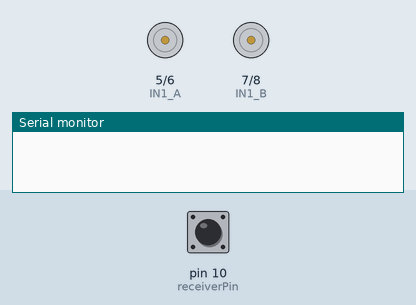
A sketch run on a simulated Arduino Uno, built with avr-gcc and run on an emulated ATmega328P. On the bench: motor-driver pin pairs drawn as motors (green arrow = first pin HIGH = forward, orange = second pin HIGH = backward, longer = more drive, scaled by the enable pin), the last lines printed to the serial monitor. The inputs (shaded band) are chosen by the test bench; at power-on: pin 10 (receiverPin) LOW.

Above: at 0.1 s.
At 1.2 s:
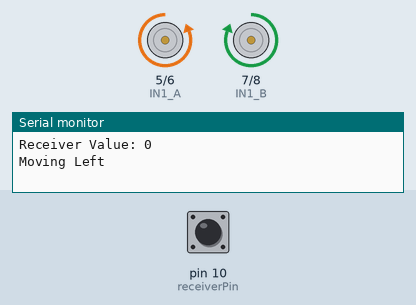
1.3 s: pin 10 (receiverPin) pulsed HIGH 5 times (0.12 s each, 0.3 s apart)
Timing chart, 0 to 4.3 s (numbered marks = the images above; inputs shaded):
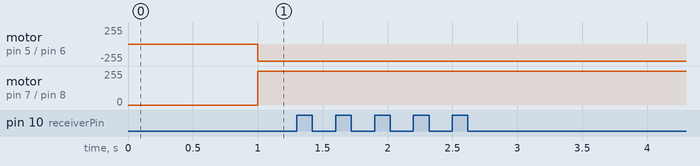

The sketch:

Left_Right.ino
```cpp
// Motor A connections
const int EN_A = 3;  // ENA
const int IN1_A = 5; // Direction Pin 1 for Motor A
const int IN2_A = 6; // Direction Pin 2 for Motor A

// Motor B connections
const int IN1_B = 7; // Direction Pin 1 for Motor B
const int IN2_B = 8; // Direction Pin 2 for Motor B
const int EN_B = 9;  // ENB

// Receiver PWM pin (Channel 1)
const int receiverPin = 10;

void setup() {
  // Set all motor control pins as output
  pinMode(EN_A, OUTPUT);
  pinMode(IN1_A, OUTPUT);
  pinMode(IN2_A, OUTPUT);
  pinMode(IN1_B, OUTPUT);
  pinMode(IN2_B, OUTPUT);
  pinMode(EN_B, OUTPUT);
  pinMode(receiverPin, INPUT);  // Read PWM input from receiver

  // Start the Serial Monitor
  Serial.begin(9600);

  // Set enable pins high to turn motors on
  digitalWrite(EN_A, HIGH);
  digitalWrite(EN_B, HIGH);
}

void loop() {
  // Read the receiver value (PWM signal) for Channel 1
  int receiverValue = pulseIn(receiverPin, HIGH);

  // Print the receiver value to the Serial Monitor
  Serial.print("Receiver Value: ");
  Serial.println(receiverValue);

  // Map the receiver value to the motor control
  if (receiverValue > 1500) {
    // Move right (steering input is positive)
    digitalWrite(IN1_A, HIGH);
    digitalWrite(IN2_A, LOW);
    digitalWrite(IN1_B, LOW);
    digitalWrite(IN2_B, HIGH);

    // Print action to the Serial Monitor
    Serial.println("Moving Right");
  }
  else if (receiverValue < 1300) {
    // Move left (steering input is negative)
    digitalWrite(IN1_A, LOW);
    digitalWrite(IN2_A, HIGH);
    digitalWrite(IN1_B, HIGH);
    digitalWrite(IN2_B, LOW);

    // Print action to the Serial Monitor
    Serial.println("Moving Left");
  }
  else {
    // Stop (centered input)
    digitalWrite(IN1_A, LOW);
    digitalWrite(IN2_A, LOW);
    digitalWrite(IN1_B, LOW);
    digitalWrite(IN2_B, LOW);

    // Print action to the Serial Monitor
    Serial.println("Stopped");
  }

  delay(50);  // Small delay for stability
}
```
